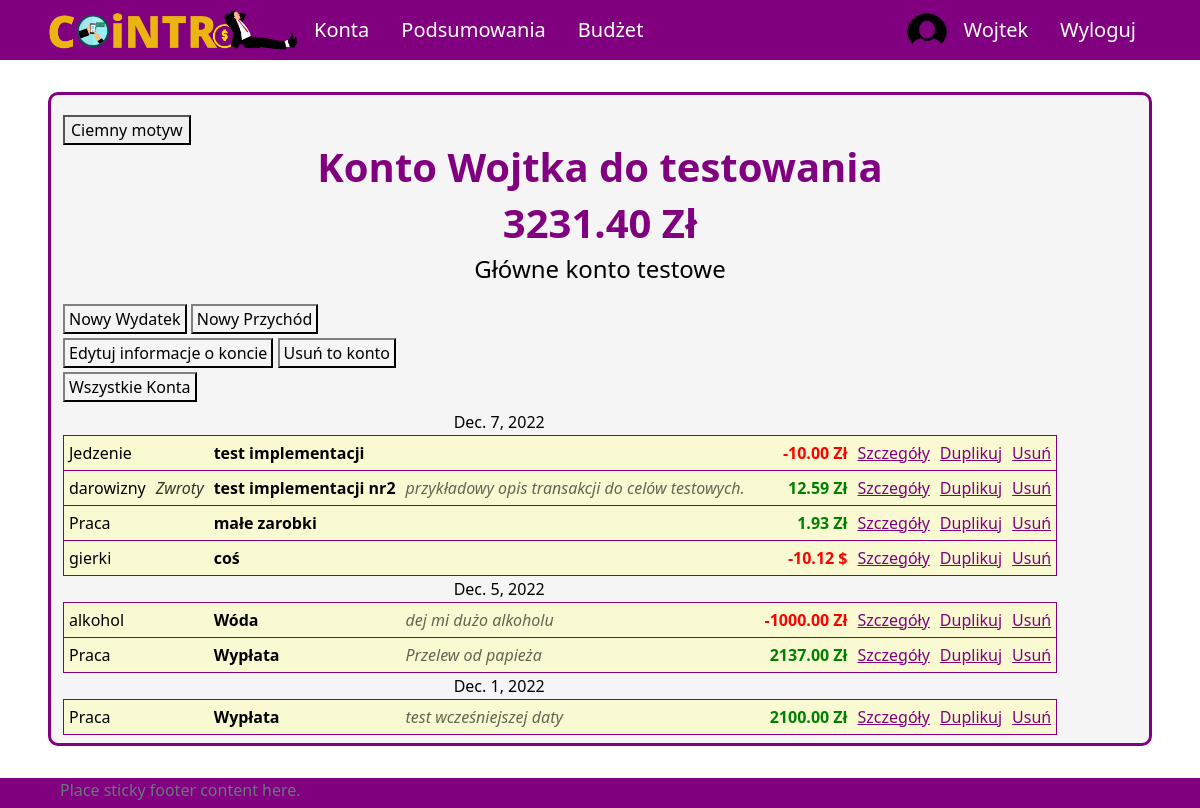
The app's page /account/e27339d2-2039-4d1d-be82-3b5849042898 (signed in), older data.
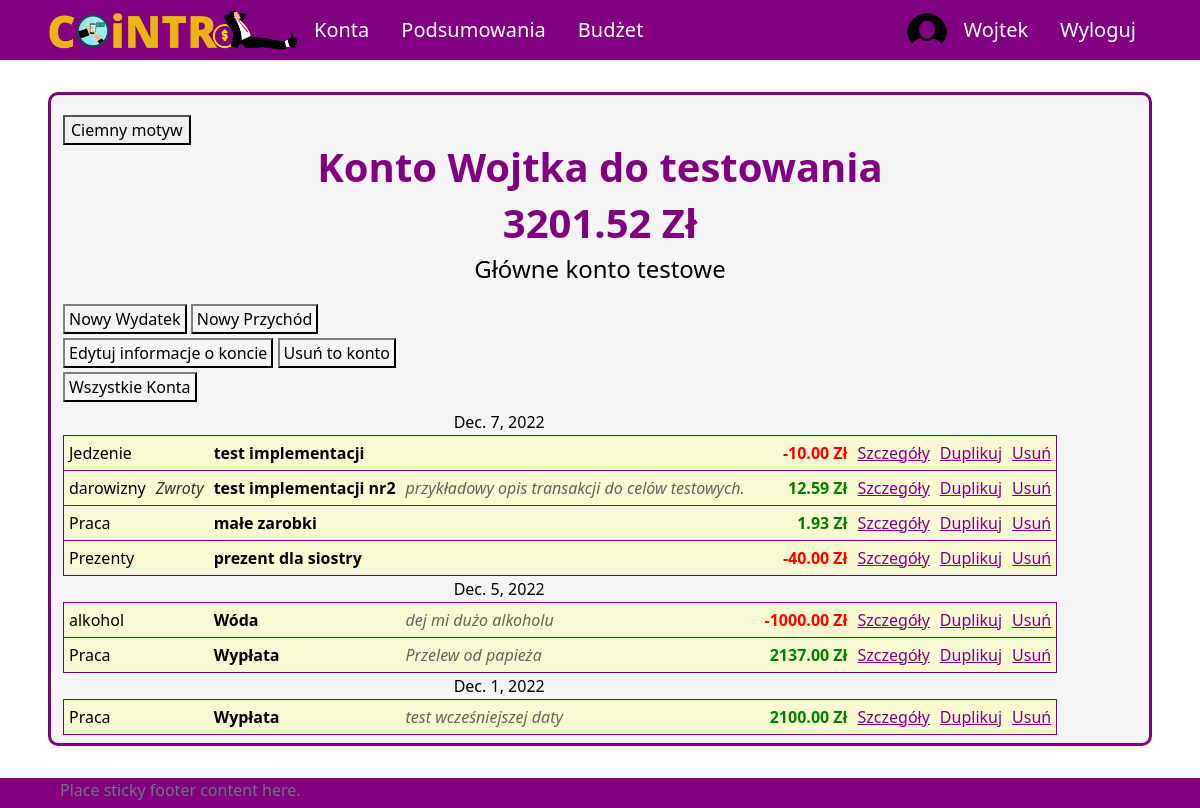
The same page, newer data.
### aplication/models.py (models this page shows, shortened)
class Account(models.Model):
    owner = models.ForeignKey(Profile, null=True, blank=True, on_delete=models.CASCADE)
    name = models.CharField(max_length=30)
    currency = models.ForeignKey(Currency, on_delete=models.SET_NULL, null=True)
    is_shared = models.BooleanField(default=False)
    description = models.CharField(max_length=100, null=True, blank=True)
    id = models.UUIDField(default=uuid.uuid4, unique=True, primary_key=True, editable=False)
    def __str__(self):
        return self.name
    def calculate_balance(self):
        balance = 0
        transactions = Transaction.objects.filter(id_account=self)
        for transaction in transactions:
            balance += transaction.converted_amount
        return balance
    def transactions(self):
        return Transaction.objects.filter(id_account=self).order_by('-transaction_date')

class Transaction(models.Model):
    id_account = models.ForeignKey(Account, on_delete=models.CASCADE)
    id_user = models.ForeignKey(Profile, on_delete=models.SET_NULL, null=True) #konto z którego dokonano transakcji zostało usunięte ale transakcja ma pozostać
    id_category = models.ForeignKey(Category, on_delete=models.CASCADE)
    id_subcategory = models.ForeignKey(Subcategory, on_delete=models.SET_NULL, null=True, blank=True)
    name = models.CharField(max_length=50, null=True, blank=True)
    currency = models.ForeignKey(Currency, on_delete=models.SET_NULL, null=True)
    is_periodic = models.BooleanField(default=False)
    amount = models.DecimalField(max_digits=10, decimal_places=2)
    converted_amount = models.DecimalField(max_digits=10, decimal_places=2)
    transaction_date = models.DateField()
    description = models.CharField(max_length=255, blank=True, null=True)
    id = models.UUIDField(default=uuid.uuid4, unique=True, primary_key=True, editable=False)

### UsersApp/models.py (models this page shows, shortened)
class Category(models.Model):
    SCOPE_CHOICES = (
    ("INCOME", "income"),
    ("EXPENSE", "expense"),
    )
    name = models.CharField(max_length=255)
    owner = models.ForeignKey(Profile, null=True, blank=True, on_delete=models.CASCADE)
    scope = models.CharField(max_length=10, choices=SCOPE_CHOICES) #income / expense - do oddzielenia rodzaju transakcji
    id = models.UUIDField(default=uuid.uuid4, unique=True, primary_key=True, editable=False)
    def __str__(self):
        return self.name

class Currency(models.Model):
    name = models.CharField(max_length=100)
    access_name = models.CharField(max_length=20) #access_name nazwa aby zdobyć kurs walut
    sign = models.CharField(max_length=5) #znak waluty
    id = models.UUIDField(default=uuid.uuid4, unique=True,
                            primary_key=True, editable=False)

class Subcategory(models.Model):
    name = models.CharField(max_length=255)
    id_category = models.ForeignKey(Category, on_delete=models.CASCADE)
    id = models.UUIDField(default=uuid.uuid4, unique=True, primary_key=True, editable=False)
    def __str__(self):
        return self.name

### aplication/views/account_views.py (the view)
# urls.py: path('account/<pk>', showAccount, name='account'),
@login_required(login_url='login')
def showAccount(request, pk):
    account = Account.objects.get(id=pk)
    if account.owner != request.user.profile:
        raise Http404
    transactions = Transaction.objects.filter(id_account=account).order_by('-transaction_date')
    dates = []
    for t in transactions:
        if t.transaction_date not in dates:
            dates.append(t.transaction_date)
    context = {'account': account, 'transactions': transactions, 'dates': dates}
    return render(request, 'application/account/account.html', context)

### templates/application/account/account.html (shortened to what this page needs)
{% extends 'application/base.html' %}
{% block content %}
    <div class="title">
        <h1>{{ account }}</h1>
        <h1>{{ account.calculate_balance }} {{ account.currency.sign }}</h1>
        <h4>{{ account.description }}</h4>
    </div>
    <div class="content">
        <p class="buttons">
            <a class="button" href="{% url 'addExpense' account.id %}">Nowy Wydatek</a>
            <a class="button" href="{% url 'addIncome' account.id %}">Nowy Przychód</a>
        </p>
        <p class="buttons">
            <a class="button" href="{% url 'editAccount' account.id %}">Edytuj informacje o koncie</a>
            <a class="button" href="{% url 'delAccount' account.id %}" onclick=
            "return confirm('Czy napewno chcesz usunąć konto {{account}}?')">Usuń to konto</a>
        </p>
        <p class="buttons">
        <a class="button" href="{% url 'all-accounts' %}">Wszystkie Konta</a>
        </p>
        <table>
            {% for date in dates %}
                <tr id="date">
                    <td colspan="7">{{ date }}</td>
                </tr>
                {% for tr in account.transactions %}
                    {% if tr.transaction_date == date %}
                        <tr class="transaction">
                        <td id="transaction-category">{{ tr.id_category }}</td>
                        {% if tr.id_subcategory %}
                            <td id="transaction-subcategory">{{ tr.id_subcategory }}</td>
                        {% else %}
                            <td id="transaction-subcategory"></td>
                        {% endif %}
                        <td id="transaction-name">{{ tr.name }}</td>
                        {% if tr.description %}
                            <td id="transaction-description">{{ tr.description }}</td>
                        {% else %}
                            <td id="transaction-description"></td>
                        {% endif %}
                        <td id="transaction-subcategory">{{ tr.subcategory }}</td>
                        {% if tr.converted_amount >= 0 %}
                            <td id="transaction-amount" class="income">{{ tr.converted_amount }} {{ tr.currency.sign }}</td>
                        {% else %}
                            <td id="transaction-amount" class="expense">{{ tr.converted_amount }} {{ tr.currency.sign }}</td>
                        {% endif %}
                        <td><a class="purple" href="{% url 'showTransaction' tr.id %}">Szczegóły</a></td>
                        <td><a class="purple" href="{% url 'duplicateTransaction' tr.id %}">Duplikuj</a></td>
                        <td><span class="name"><a class="purple" href="{% url 'delTransaction' tr.id %}" onclick=
                            "return confirm('Czy napewno chcesz usunąć tę transakcję?')">Usuń</a></span></td>
                        </tr>
                    {% endif %}
                {% endfor %}
            {% endfor %}
        </table>
    </div>
{% endblock %}

Row changes from the older to the newer data that the page shows:
removed Transaction: id_category "gierki", name "coś", converted_amount "-10.12", currency.sign "$", shown under "Dec. 7, 2022"
computed for Account "Konto Wojtka do testowania": calculate_balance "3231.40" → "3201.52"
added Transaction: id_category "Prezenty", name "prezent dla siostry", converted_amount "-40.00", currency.sign "Zł", shown under "Dec. 7, 2022"
